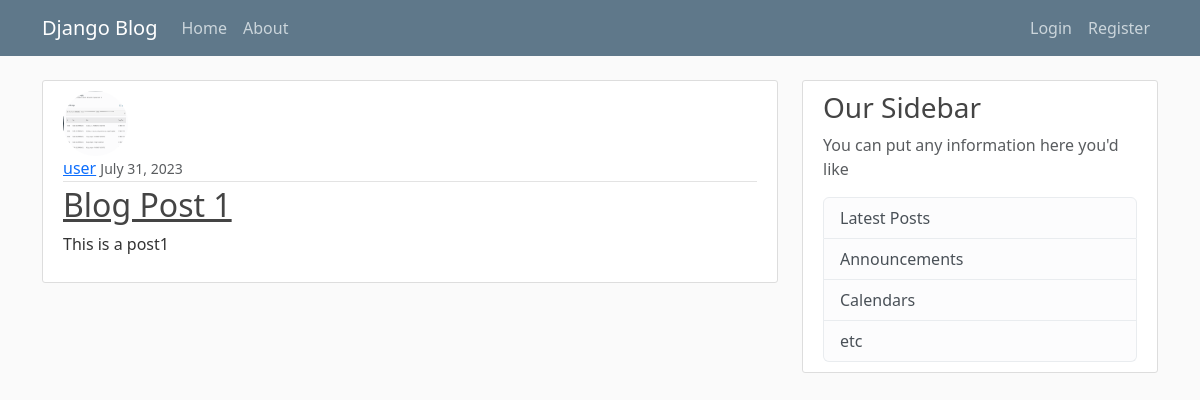
The app's page /, older data.
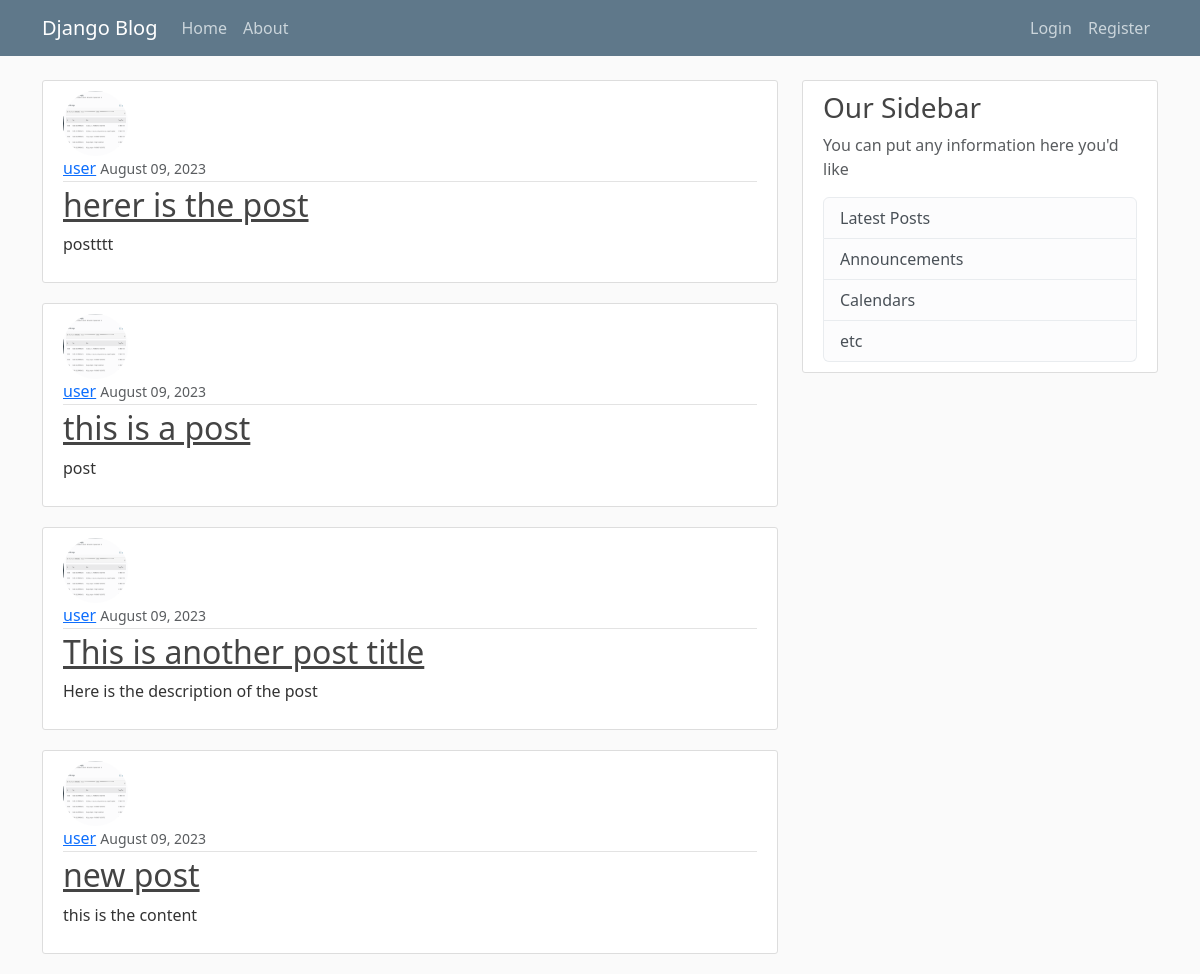
The same page, newer data.
### blog/models.py (models this page shows, shortened)
class Post(models.Model):
    title = models.CharField(max_length=100)
    content = models.TextField()
    date_posted = models.DateTimeField(default=timezone.now)
    author = models.ForeignKey(User, on_delete=models.CASCADE)

### users/models.py (models this page shows, shortened)
class Profile(models.Model):
    user = models.OneToOneField(User, on_delete=models.CASCADE)
    image = models.ImageField(default='default.jpg', upload_to='profile_pics')

### blog/views.py (the view)
# urls.py: path('', PostListView.as_view(), name='blog-home'),
class PostListView(ListView):
    model = Post
    template_name = 'blog/home.html'
    context_object_name = 'posts'
    ordering = ['-date_posted']
    paginate_by = 4

### blog/templates/blog/home.html
{% extends "blog/base.html" %}
{% block content %}
    {% for post in posts %}
    <article class="media content-section">
        <div class="media-body">
          <img class="rounded-circle article-img" src="{{post.author.profile.image.url}}" alt="">
          <div class="article-metadata">
            <a class="mr-2" href="#">{{ post.author }}</a>
            <small class="text-muted">{{ post.date_posted|date:"F d, Y" }}</small>
          </div>
          <h2><a class="article-title" href="#">{{ post.title }}</a></h2>
          <p class="article-content">{{ post.content }}</p>
        </div>
      </article>
    {% endfor%}
{% endblock content %}

### blog/templates/blog/base.html (shortened to what this page needs)
{% load static %}
<!DOCTYPE html>
<html lang="en">
<head>
    <link href="https://cdn.jsdelivr.net/npm/bootstrap@5.3.1/dist/css/bootstrap.min.css" rel="stylesheet"
>
    <link rel="stylesheet" type="text/css" href="{% static 'blog/main.css' %}">
</head>
<body>
    <header class="site-header">
        <nav class="navbar navbar-expand-md navbar-dark bg-steel fixed-top">
            <div class="container">
                <a class="navbar-brand mr-4" href="{% url 'blog-home' %}">Django Blog</a>
                <div class="collapse navbar-collapse d-flex justify-content-between" id="navbarToggle">
                    <div class="navbar-nav mr-auto">
                        <a class="nav-item nav-link" href="{% url 'blog-home' %}">Home</a>
                        <a class="nav-item nav-link" href="{% url 'blog-about' %}">About</a>
                    </div>
                    <div class="navbar-nav">
                        {% if user.is_authenticated  %}
                        <a class="nav-item nav-link" href="{% url 'post-create' %}" >New Post</a>
                        <a class="nav-item nav-link" href="{% url 'profile' %}" >Profile</a>
                        <a class="nav-item nav-link" href="{% url 'logout' %}" >Logout</a>
                        {% else %}
                        <a class="nav-item nav-link" href="{% url 'login' %}" >Login</a>
                        <a class="nav-item nav-link" href="{% url 'register' %}">Register</a>
                        {% endif %}
                    </div>
                </div>
            </div>
        </nav>
    </header>
    <main class="container">
        <div class="row">
            <div class="col-md-8">
                {% block content %} {% endblock %}
            </div>
            <div class="col-md-4">
                <div class="content-section">
                    <h3>Our Sidebar</h3>
                    <p class="text-muted">You can put any information here you'd like</p>
                    <ul class="list-group">
                        <li class="list-group-item list-group-item-light">Latest Posts</li>
                        <li class="list-group-item list-group-item-light">Announcements</li>
                        <li class="list-group-item list-group-item-light">Calendars</li>
                        <li class="list-group-item list-group-item-light">etc</li>
                    </ul>
                </div>
            </div>
        </div>
    </main>
</body>
</html>

### blog/static/blog/main.css (style rules this page uses)
body { background: #fafafa; color: #333333; margin-top: 5rem; }
h1, h2, h3, h4, h5, h6 { color: #444444; }
ul { margin: 0; }
.bg-steel { background-color: #5f788a; }
.site-header .navbar-nav .nav-link { color: #cbd5db; }
.content-section { background: #ffffff; padding: 10px 20px; border: 1px solid #dddddd; border-radius: 3px; margin-bottom: 20px; }
.article-title { color: #444444; }
.article-content { white-space: pre-line; }
.article-img { height: 65px; width: 65px; margin-right: 16px; }
.article-metadata { padding-bottom: 1px; margin-bottom: 4px; border-bottom: 1px solid #e3e3e3 }

Row changes from the older to the newer data that the page shows:
no longer on this page (row unchanged): Post: author.profile.image (picture), author "user", date_posted "July 31, 2023", title "Blog Post 1", content "This is a post1"
added Post: author.profile.image (picture), author "user", date_posted "August 09, 2023", title "herer is the post", content "postttt"
added Post: author.profile.image (picture), author "user", date_posted "August 09, 2023", title "this is a post", content "post"
added Post: author.profile.image (picture), author "user", date_posted "August 09, 2023", title "This is another post title", content "Here is the description of the post"
added Post: author.profile.image (picture), author "user", date_posted "August 09, 2023", title "new post", content "this is the content"
